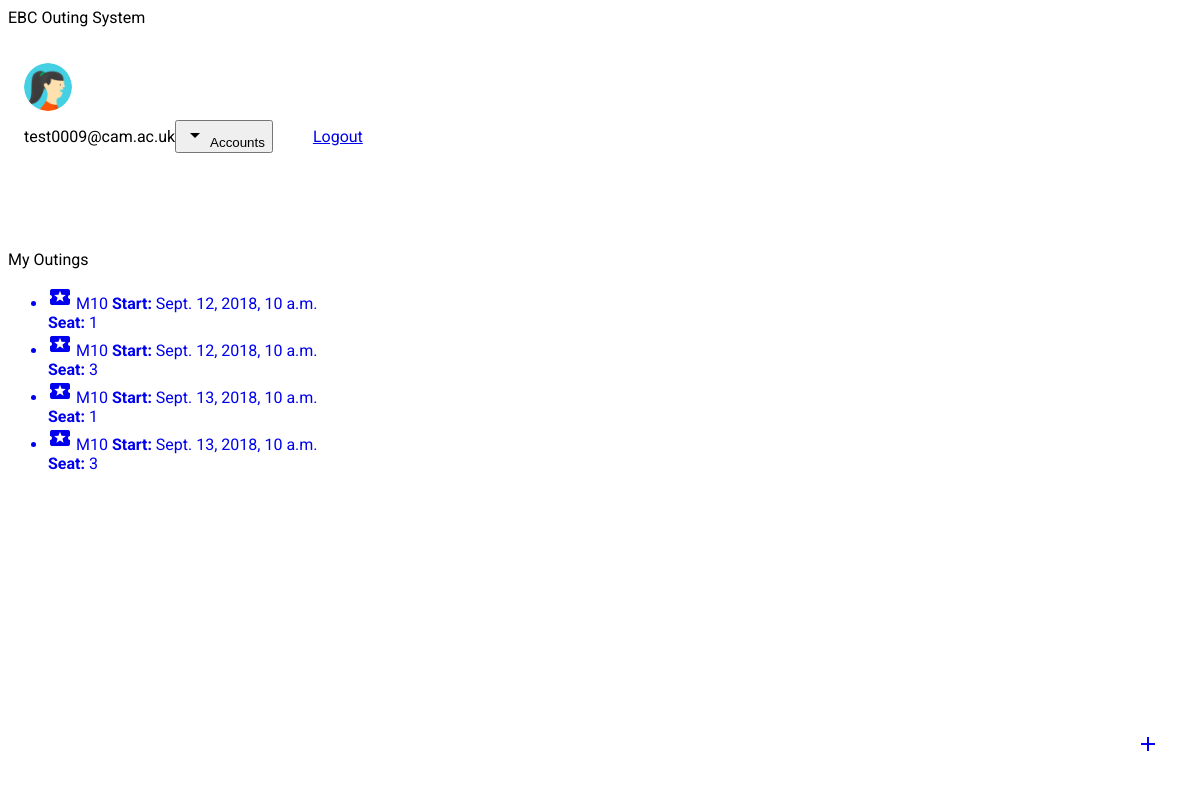
Screenshot of /outings/ (signed in) with the database file from the repository.
### users/models.py (models this page shows, shortened)
class MyUser(AbstractBaseUser):
    id = models.UUIDField(primary_key=True, default=uuid.uuid4, editable=False)
    email = models.EmailField(
        verbose_name='email address',
        max_length=255,
        unique=True,
    )
    crsid = CharNullField(max_length=64, null=True, blank=True, unique=True, default=None)
    is_active = models.BooleanField(default=True)
    is_admin = models.BooleanField(default=False)
    coach = models.BooleanField(default=False)
    is_bow = models.BooleanField(default=True)
    is_stroke = models.BooleanField(default=True)
    is_cox = models.BooleanField(default=False)
    objects = MyUserManager()
    USERNAME_FIELD = 'email'
    REQUIRED_FIELDS = []
    @property
    def is_staff(self):
        return self.is_admin

### outings/models.py (models this page shows, shortened)
class OutingMember(models.Model):
    id = models.UUIDField(primary_key=True, default=uuid.uuid4, editable=False)
    user = models.ForeignKey(MyUser, on_delete=models.CASCADE)
    outing = models.ForeignKey(Outing, on_delete=models.CASCADE, related_name='members')
    seat = models.IntegerField(null=True, blank=True)
    class Meta:
        ordering = ['-seat']

class Outing(models.Model):
    id = models.UUIDField(primary_key=True, default=uuid.uuid4, editable=False)
    start_time = models.DateTimeField()
    end_time = models.DateTimeField()
    group = models.ForeignKey(Group, on_delete=models.CASCADE)
    def get_absolute_url(self):
        from django.urls import reverse
        return reverse('outing-detail', args=[str(self.id)])
    @property
    def get_icon(self):
        self.type = ""
        icons = {
            "water": "waves",
            "land": "landscape",
            "weight": "fitness_center",
            "circuit": "directions_run",
            "unknown": "local_activity",
        }
        return icons.get(self.type, "local_activity")

### groups/models.py (models this page shows, shortened)
class Group(models.Model):
    id = models.UUIDField(primary_key=True, default=uuid.uuid4, editable=False)
    name = models.CharField(max_length=140)
    is_boat = models.BooleanField(default=False)

### outings/views.py (the view)
# urls.py: path('', views.UserOutingMemberListView.as_view(), name='outings'),
class UserOutingMemberListView(ListView):
    model = OutingMember
    queryset = OutingMember.objects.filter(outing__start_time__gte=datetime.datetime.now()).order_by('outing__start_time')
    context_object_name = 'outing_list'
    template_name = 'outings/outings.html'
    def get_queryset(self):
        queryset = super(UserOutingMemberListView, self).get_queryset()
        queryset = queryset.filter(user=self.request.user)
        return queryset
    def get_context_data(self, **kwargs):
        context = super().get_context_data(**kwargs)
        return context

### templates/outings/outings.html (shortened to what this page needs)
{% extends "base.html" %}
{% block center %}
<div class="mdl-grid demo-content" style="max-width:500px;">
    <div class="demo-charts mdl-color--white mdl-shadow--2dp mdl-cell mdl-cell--12-col mdl-grid">
        <span class="mdl-layout-title">My Outings</span>
    <ul class="demo-list-three mdl-list">
        {% for outing in outing_list %}
            <a href="{{ outing.outing.get_absolute_url }}" style="text-decoration:none">
                <li class="mdl-list__item mdl-list__item--three-line">
                    <span class="mdl-list__item-primary-content">
                        <i class="material-icons mdl-list__item-avatar">{{ outing.outing.get_icon }}</i>
                        <span>{{ outing.outing.group.name }}</span>
                        <span class="mdl-list__item-text-body">
                            <b>Start:</b> {{ outing.outing.start_time }}
                            <br>
                            <b>Seat:</b> {{ outing.seat }}
                        </span>
                    </span>
                </li>
            </a>
        {% endfor %}
    </ul>
</div>
</div>
<a href="create" id="view-source" class="mdl-button mdl-js-button mdl-button--fab mdl-js-ripple-effect mdl-button--colored mdl-color-text--white"><i class="material-icons">add</i></a>
{% endblock %}

### templates/base.html (shortened to what this page needs)
<!doctype html>
<html lang="en">
  <head>
    <link rel="stylesheet" href="https://code.getmdl.io/1.3.0/material.pink-indigo.min.css" />
    <link rel="stylesheet" href="https://unpkg.com/material-components-web@latest/dist/material-components-web.min.css">
    <link rel="stylesheet" href="/static/styles.css">
  </head>
  <body>
    <div class="demo-layout mdl-layout mdl-js-layout mdl-layout--fixed-drawer mdl-layout--fixed-header">
      <header class="demo-header mdl-layout__header mdl-color--grey-100 mdl-color-text--grey-600">
        <div class="mdl-layout__header-row">
          <span class="mdl-layout-title">EBC Outing System</span>
      </header>
      <div class="demo-drawer mdl-layout__drawer mdl-color--blue-grey-900 mdl-color-text--blue-grey-50">
        <header class="demo-drawer-header">
          <img src="/static/images/user.jpg" class="demo-avatar">
          <div class="demo-avatar-dropdown">
            <span>{{ user.email }}</span>
            <button id="accbtn" class="mdl-button mdl-js-button mdl-js-ripple-effect mdl-button--icon">
              <i class="material-icons" role="presentation">arrow_drop_down</i>
              <span class="visuallyhidden">Accounts</span>
            </button>
            <ul class="mdl-menu mdl-menu--bottom-right mdl-js-menu mdl-js-ripple-effect" for="accbtn">
              <li class="mdl-menu__item"><a href="{{ login_logout_link }}">{{ login_logout_text }}</a></li>
            </ul>
          </div>
        </header>
        <nav class="demo-navigation mdl-navigation mdl-color--blue-grey-800">
          {% for page in pages %}
          <a class="mdl-navigation__link" href="{{ page.link }}"><i class="mdl-color-text--blue-grey-400 material-icons" role="presentation">{{ page.icon }}</i>{{ page.name }}</a>
          {% endfor %}
        </nav>
      </div>
      <main class="mdl-layout__content mdl-color--grey-100">
            {% block center %}
            {% endblock %}
      </main>
    </div>
  </body>
</html>

### static/styles.css (style rules this page uses)
html, body { font-family: 'Roboto', 'Helvetica', sans-serif; }
.demo-avatar { width: 48px; height: 48px; border-radius: 24px; }
.demo-drawer { border: none; }
.demo-drawer .demo-navigation { z-index: -2; }
.demo-drawer .mdl-menu .mdl-menu__item { display: -webkit-flex; display: -ms-flexbox; display: flex; -webkit-align-items: center; -ms-flex-align: center; align-items: center; }
.demo-drawer-header { box-sizing: border-box; display: -webkit-flex; display: -ms-flexbox; display: flex; -webkit-flex-direction: column; -ms-flex-direction: column; flex-direction: column; -webkit-justify-content: flex-end; -ms-flex-pack: end; justify-content: flex-end; padding: 16px; height: 151px; }
.demo-avatar-dropdown { display: -webkit-flex; display: -ms-flexbox; display: flex; position: relative; -webkit-flex-direction: row; -ms-flex-direction: row; flex-direction: row; -webkit-align-items: center; -ms-flex-align: center; align-items: center; width: 100%; }
.demo-navigation { -webkit-flex-grow: 1; -ms-flex-positive: 1; flex-grow: 1; }
.demo-layout .demo-navigation .mdl-navigation__link { display: -webkit-flex !important; display: -ms-flexbox !important; display: flex !important; -webkit-flex-direction: row; -ms-flex-direction: row; flex-direction: row; -webkit-align-items: center; -ms-flex-align: center; align-items: center; color: rgba(255, 255, 255, 0.56); font-weight: 500; }
.demo-navigation .mdl-navigation__link .material-icons { font-size: 24px; color: rgba(255, 255, 255, 0.56); margin-right: 32px; }
.demo-content { max-width: 1080px; }
.demo-charts { -webkit-align-items: center; -ms-flex-align: center; align-items: center; }

### templates/base.html (style rules this page uses)
#view-source { position: fixed; display: block; right: 0; bottom: 0; margin-right: 40px; margin-bottom: 40px; z-index: 900; }

### templates/outings/outings.html (style rules this page uses)
.demo-list-three { width: 100%; }

### rows the page displays
MyUser: email "test0009@cam.ac.uk"
OutingMember: outing.group.name "M10", outing.start_time "Sept. 12, 2018, 10 a.m.", seat "1"
OutingMember: outing.group.name "M10", outing.start_time "Sept. 12, 2018, 10 a.m.", seat "3"
OutingMember: outing.group.name "M10", outing.start_time "Sept. 13, 2018, 10 a.m.", seat "1"
OutingMember: outing.group.name "M10", outing.start_time "Sept. 13, 2018, 10 a.m.", seat "3"

### other values shown
{{ login_logout_text }} "Logout"
